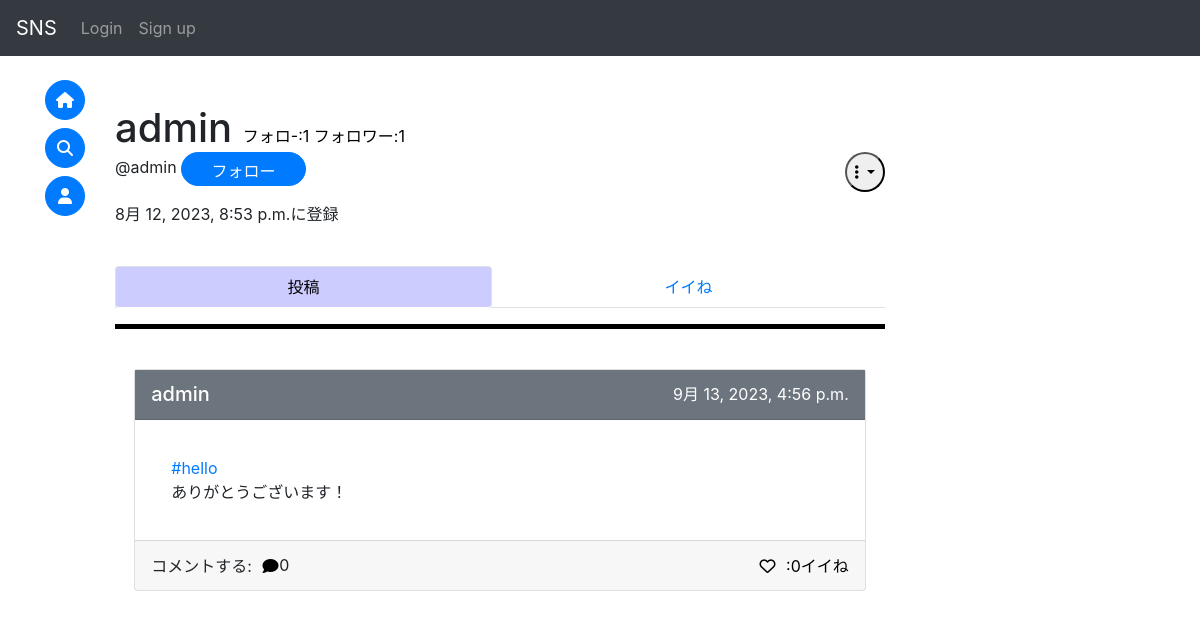
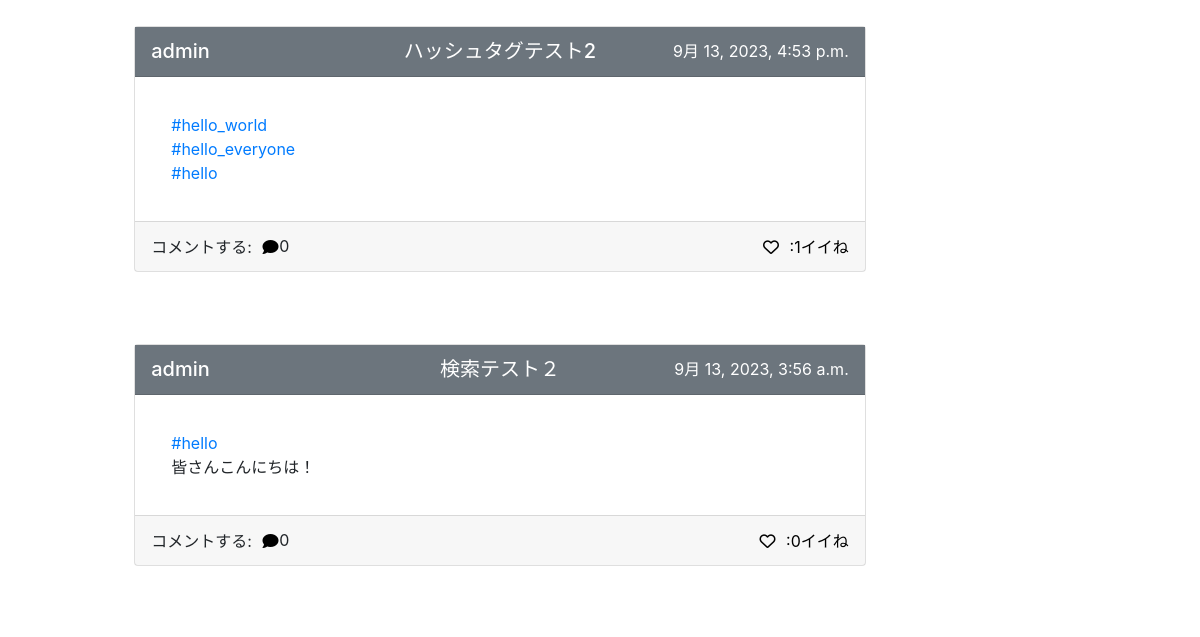
Before: /accounts/user/ac20daa5-716d-4be9-b037-15f506b8e887/ (upper part) with the older database file (2 pictures, top to bottom).
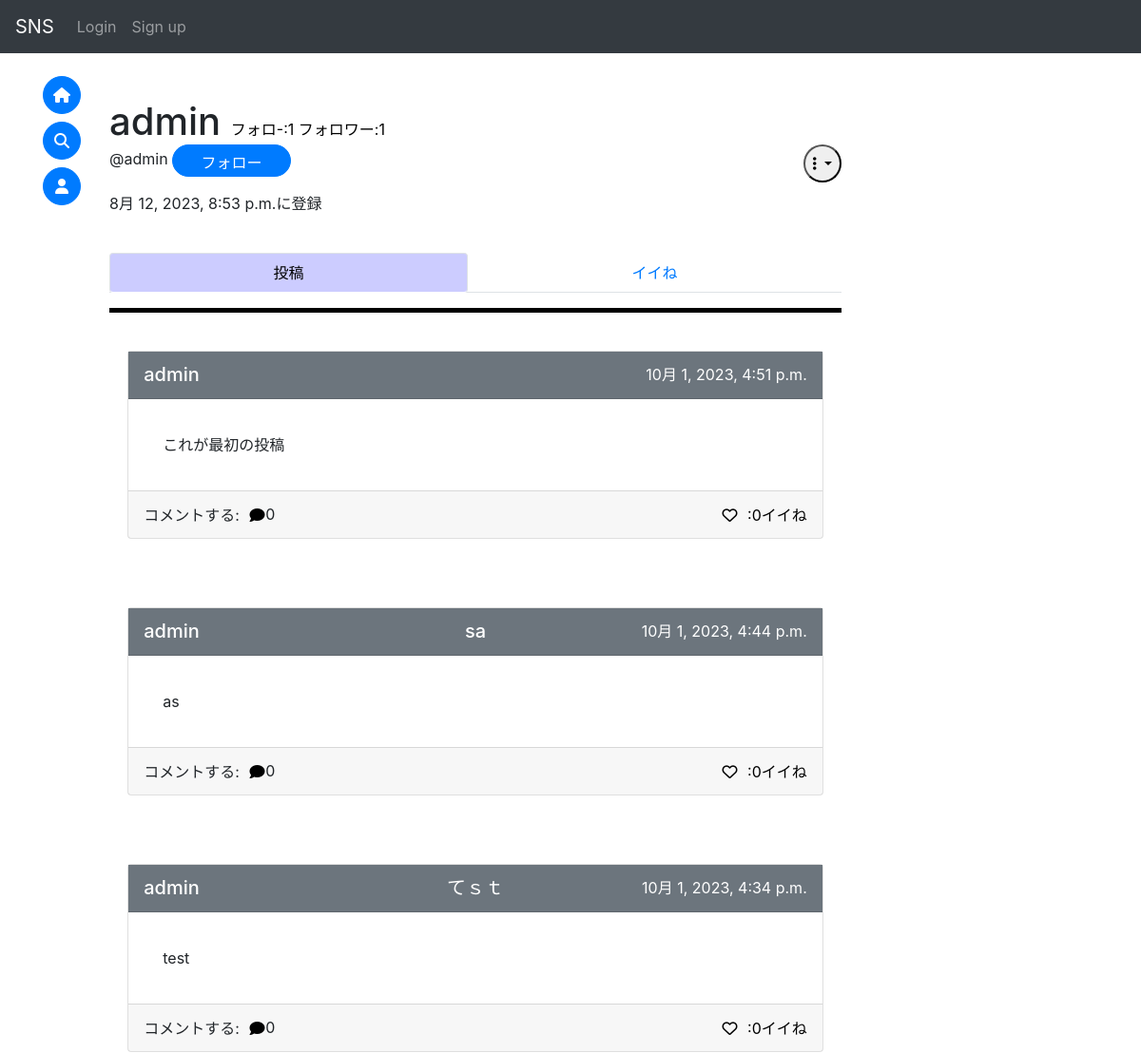
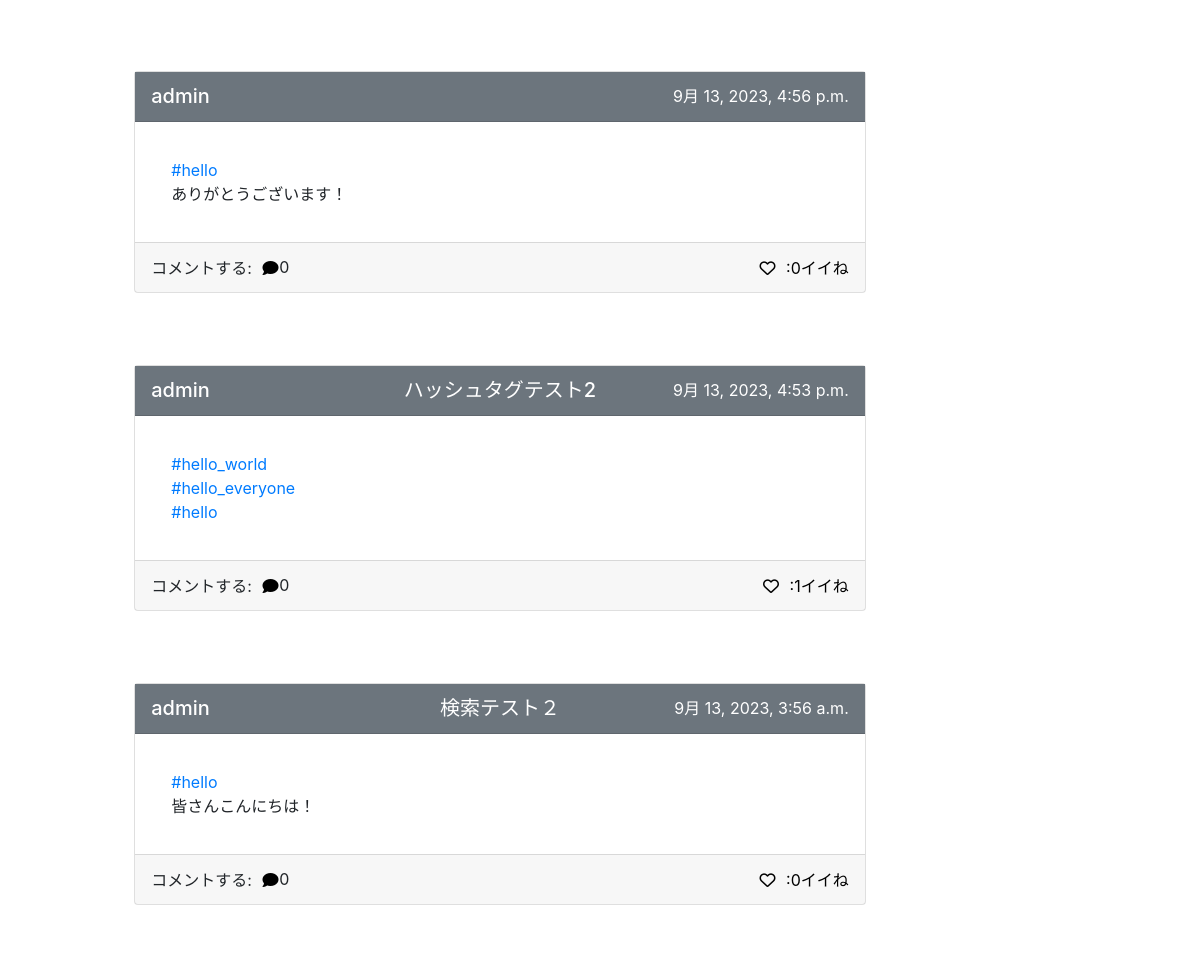
After: the same page with the newer database file (2 pictures, top to bottom).
### accounts/models.py (models this page shows, shortened)
class CustomUser(AbstractBaseUser, PermissionsMixin):
    id = models.UUIDField(primary_key=True, default=uuid.uuid4, editable=False)
    email = models.EmailField(_("email address"), unique=True, null=True)
    is_staff = models.BooleanField(
        _("staff status"),
        default=False,
        help_text=_("Designates whether the user can log into this admin site."),
    )
    username = models.CharField(_("username"), max_length=50)
    usertag = models.CharField(_("usertag"), max_length=16, unique=True, null=True)
    created_at = models.DateTimeField(auto_now_add=True)
    is_active = models.BooleanField(default=True)
    objects = CustomUserManager()
    EMAIL_FIELD = "email"
    USERNAME_FIELD = "email"
    REQUIRED_FIELDS = ["username", "usertag"]
    class Meta:
        verbose_name = _("user")
        verbose_name_plural = _("users")
    def __str__(self):
        return self.username

### sns/models.py (models this page shows, shortened)
class Post(models.Model):
    id = models.UUIDField(primary_key=True, default=uuid.uuid4, editable=False)
    title = models.CharField(max_length=50, null=True)
    detail = models.TextField(max_length=255)
    author = models.ForeignKey(
        get_user_model(),
        on_delete=models.CASCADE,
        related_name="author"
    )
    created_at = models.DateTimeField(auto_now_add=True)
    good_num = models.IntegerField(default=0)
    mode = models.IntegerField(default=0)#0:通常の投稿 1:コメント
    parent_post = models.ForeignKey(
        "Post",
        on_delete=models.CASCADE,
        null=True,
        blank=True,
    )
    mention = models.ManyToManyField(
        get_user_model(),
        related_name="mention",
        blank=True
    )

### accounts/views.py (the view, shortened to what this page needs)
# urls.py: path("user/<str:id>/", views.user_detail, name="user"),
def user_detail(request, id):
    context = {}
    user = get_object_or_404(CustomUser, pk=id)
    post = Post.objects.filter(author=user)
    context["userDetail"] = user
    context["posts"] = post
    following_num = Follower.objects.filter(following=user).count()
    followed_num = Follower.objects.filter(followed=user).count()
    context["following"] = False
    context["following_num"] = following_num
    context["followed_num"] = followed_num
    context["btn_class"] = "btn-primary"
    lib.list_comment(context, post)
    if request.user.is_anonymous:
        return render(request, "accounts/userDetail.html", context)

### mysns/lib.py (called while the page is built)
def comment_num_count(now, com_num, count=0):
    ans = 0
    for n in now.post_set.all():
        ans += comment_num_count(n, com_num, count)
    com_num[now.id] = ans
    return ans + 1

def list_comment(context, post):
    comment_num = {} #各投稿に対するコメント数
    top_comment = {} #各投稿に対するコメント
    for p in post:
        comment_num_count(p, comment_num)
        try:
            top_comment[p.id] = p.post_set.all()
        except Exception:
            top_comment[p.id] = []
    context["comment_num"] = comment_num
    context["top_comment"] = top_comment

### sns/templatetags/custom_filter.py (called while the page is built)
@register.filter
def get_value(d, k):
    if k in d:
        return d[k]
    return None

### accounts/templates/accounts/userDetail.html (shortened to what this page needs)
{% extends "base.html" %}
{% block content %}
    <br>
    <div>
        <div>
            <h1 style="display:inline;">
                {{ userDetail.username }}
            </h1>
            <a href="{% url 'accounts:follower' userDetail.id 'following' %}" class="notlink">
                フォロ-:{{ following_num }}
            </a>
            <a href="{% url 'accounts:follower' userDetail.id 'followed' %}" class="notlink">
                フォロワー:<div style="display:inline;" class="num">{{ followed_num }}</div>
            </a>
                <div class="dropdown">
                    <button class="wh-30px float-right dropdown-toggle" type="button"
                        id="dropdownMenuButton" data-toggle="dropdown" aria-haspopup="true" aria-expanded="false">
                            <i class="fa-solid fa-ellipsis-vertical"></i>
                    </button>
                </div>
        </div>
        <p>
            {% if request.user.is_anonymous %}
                @{{ userDetail.usertag }}
                <button type="button" class="btn btn-primary w-120px h-40px rounded-pill"
                    onClick="location.href='{% url 'accounts:follow' userDetail.id %}'">
                        フォロー
                </button>
                <br>
            {% elif user.id == userDetail.id %}
                @{{ userDetail.usertag }}
            {% endif %}
        </p>
        <p>
            {{ userDetail.created_at }}に登録
        </p>
    </div>
    {% if is_block %}
        <div>
            <br>
            <br>
            <h1 style="color:red; text-align:center;">ブロック中のユーザー<h1>
        </div>
    {% elif is_blocked %}
        <div>
            <br>
            <br>
            <h3 style="text-align:center;">このユーザーは投稿の公開を制限しています</h3>
        </div>
    {% else %}
        <div class="row-1" style="position: sticky;top: 55px;z-index:2;background-color:#fff;">
            <br>
            <ul class="nav nav-tabs nav-fill nav-pills" role="tablist">
                <li class="nav-item tab-hov">
                    <a class="nav-link active" id="item1-tab" data-toggle="tab" href="#item1" role="tab" aria-controls="item1" aria-selected="true">
                        投稿
                    </a>
                </li>
                <li class="nav-item tab-hov">
                    <a class="nav-link" id="item2-tab"
                        data-toggle="tab" href="#item2" role="tab" aria-controls="item2" aria-selected="false">
                        イイね
                    </a>
                </li>
            </ul>
            <hr width="100%" color="#0" style="height:4px;">
            <br>
        </div>
        <div class="tab-content">
            <div class="tab-pane fade show active" id="item1" role="tabpanel" aria-labelledby="item1-tab">
                {% with posts_include=posts good_mode="1" othergood="12" %}
                    {% include 'post_list_include.html' %}
                {% endwith %}
            </div>
        </div>
    {% endif %}
{% endblock %}

### templates/base.html (shortened to what this page needs)
<!DOCTYPE html>
<html>
    <head>
        {% load static %}
        <link rel="stylesheet" href="https://stackpath.bootstrapcdn.com/bootstrap/4.3.1/css/bootstrap.min.css">
        <link href="{% static 'fontawesomefree/css/fontawesome.css' %}" rel="stylesheet" type="text/css">
        <link href="{% static 'fontawesomefree/css/brands.css' %}" rel="stylesheet" type="text/css">
        <link href="{% static 'fontawesomefree/css/solid.css' %}" rel="stylesheet" type="text/css">
        <link rel="stylesheet" href="{% static 'css/card.css' %}">
    </head>
    {% if user.is_anonymous %}
        <body>
    {% else %}
        <body onload="check_notification('{{ user.id }}');">
    {% endif %}
        <nav class='navbar navbar-expand-sm navbar-dark bg-dark fixed-top'>
            <a class='navbar-brand' href='{% url "sns:index" %}'>SNS</a>
            <ul class="navbar-nav">
                {% if user.is_authenticated %}
                    <li class="navbar-item">
                        <a href='{% url "accounts:user" user.id %}'>
                            <span class="navbar-text">{{ user }} -</span>
                        </a>
                    </li>
                    <li class="nav-item">
                        <a href='{% url "logout" %}' class="logout nav-link">
                            Logout
                        </a>
                    </li>
                {% else %}
                    <li class="nav-item">
                        <a href='{% url "login" %}' class="login nav-link">
                            Login
                        </a>
                    </li>
                    <li class="nav-item">
                        <a href='{% url "accounts:signup" %}' class="signup nav-link">Sign up</a>
                    </li>
                {% endif %}
            </ul>
        </nav>
        <div class='container-fluid'>
            <div class="row">
                <div class="col-1">
                    <div style="position: sticky; top: 75px;">
                            <button class="btn btn-primary rounded-circle p-0 w-40px float-right"
                                 onClick="location.href='{% url 'sns:index' %}'">
                                <i class="fa-solid fa-house"></i>
                            </button>
                            <br>
                            <br>
                            <button class="btn btn-primary rounded-circle p-0 w-40px float-right"
                                 onClick="location.href='{% url 'sns:serch' %}'">
                                <i class="fa-solid fa-magnifying-glass"></i>
                            </button>
                            <br>
                            <br>
                            {% if user.is_anonymous %}
                                <button class="btn btn-primary rounded-circle p-0 w-40px float-right"
                                    onClick="location.href='/accounts/login'">
                                    <i class="fa-solid fa-user"></i>
                                </button>
                                <br>
                                <br>
                            {% endif %}
                    </div>
                </div>
                <div class="col-8">
                    {% block content %}
                    {% endblock %}
                </div>
            </div>
        </div>
    </body>
</html>

### templates/post_list_include.html (shortened to what this page needs)
<div>
{% load custom_filter %}
{% for postin in posts_include reversed %}
    {% if postin.author in blocks or postin.author in blocked or postin.author in mutes%}
    {% else %}
        {% with postcard=postin %}
            {% include 'post_card_include.html' %}
        {% endwith %}
        <br>
        <br>
        <br>
    {% endif %}
{% endfor %}
</div>

### templates/post_card_include.html (shortened to what this page needs)
{% load custom_filter %}
<div class="card w-150px mx-auto clearfix" style="position:relative;">
    <a href="{% url 'sns:post' postcard.pk %}" style="position:absolute;inset:0;">
        <div class="card-header bg-secondary h-50px clearfix" style="display:flex; justify-content:center;postition:relative;">
            <h5 style="position:absolute; left:1rem;">
                <a href="{% url 'accounts:user' postcard.author.id %}" class="on-a title-link">
                    {{ postcard.author }}
                </a>
            </h5>
            <h5 style="text-align:center; display:table-cell;">
                <a href="{% url 'sns:post' postcard.id %}" class="on-a title-link">
                    {% if postcard.mode != 1 %}
                        {{ postcard.title | truncatechars:20 }}
                    {% endif %}
                </a>
            </h5>
            <p style="position:absolute; right:1rem; color:white">
                {{ postcard.created_at }}
            </p>
        </div>
        <div class="card-body detail clearfix">
            <p class="card-text">
                <div class="on-a">
                    {{ postcard|mention|linebreaks }}
                </div>
            </p>
        </div>
        <div class="card-footer h-50px text-right clearfix" style="display:flex;justify-content:center;postition:relative;">
            <div style="display:inline">
                <p style="position:absolute;left:1rem;">
                    コメントする:
                    <button onClick="clearText('{{ postcard.id }}')" class="good on-a">
                        <i class="fa-solid fa-comment"></i>
                    </button>
                    <div id="comment_num_{{ postcard.id }}" style="position:absolute;left:9rem;">
                        {{ comment_num|get_value:postcard.id }}
                    </div>
                </p>
            </div>
            <div style="position:absolute;right:1rem;">
                {% if user.is_anonymous %}
                    <button onClick="location.href='{% url 'sns:good' postcard.id 1 %}'" class="good on-a">
                        <i class="fa-regular fa-heart"></i>
                    </button>
                {% endif %}
                <a href="{% url 'sns:good_user' postcard.id %}" class="notlink on-a">
                    <div id="num_{{ postcard.id }}_{{ good_mode }}" style="display:inline;size:4;">:{{ postcard.good_num }}イイね</div>
                </a>
            </div>
        </div>
    </a>
</div>

### static/css/card.css (style rules this page uses)
.detail { margin-left:1rem; }
.title-link, .title-link:hover { color:white; }
.good, .good:focus, .good:hover { border: none; outline: none; background: none; display: inline; }
.on-a { position: relative; z-index: 1; }
.notlink { text-decoration:none !important; color:black !important; }
.w-150px { width: 80% !important; }
.h-50px { height: 50px !important; }

### templates/base.html (style rules this page uses)
body { padding-top : 80px }
.w-40px { width: 40px !important; height: 40px !important; }

### accounts/templates/accounts/userDetail.html (style rules this page uses)
.detail { margin-left:1rem; }
.title-link, .title-link:hover { color:white; }
.good, .good:focus, .good:hover { border: none; outline: none; background: none; display: inline; }
.w-150px { width: 95% !important; }
.h-50px { height: 50px !important; }
.on-a { position: relative; z-index: 1; }
.w-120px { width: 125px !important; }
.h-40px { height: 34px !important; }
.wh-30px { width: 40px !important; height: 40px !important; border-radius:50%; }
.notlink { text-decoration:none !important; color:black !important; }
.nav-pills .nav-link.active { background-color: #ccf; color: black; }

Changed rows visible on the page:
added Post: author "admin", created_at "10月 1, 2023, 4:51 p.m.", detail.usertag "これが最初の投稿", id "0", good_num "0"
added Post: author "admin", title "sa", created_at "10月 1, 2023, 4:44 p.m.", detail.usertag "as", id "0", good_num "0"
added Post: author "admin", title "てｓｔ", created_at "10月 1, 2023, 4:34 p.m.", detail.usertag "test", id "0", good_num "0"
